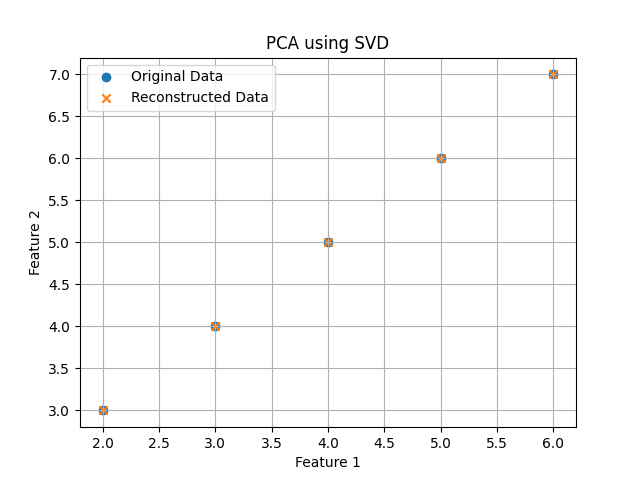

Python code for this plot:
import numpy as np
import matplotlib.pyplot as plt

# ----------------------------
# GIVEN DATA
# ----------------------------
X = np.array([
    [2,3],
    [3,4],
    [4,5],
    [5,6],
    [6,7]
])

# ----------------------------
# STEP 1: MEAN CENTERING
# ----------------------------
mean = np.mean(X, axis=0)
X_centered = X - mean

# ----------------------------
# STEP 2: SVD DECOMPOSITION
# X = U Σ Vᵀ
# ----------------------------
U, S, VT = np.linalg.svd(X_centered)

# ----------------------------
# STEP 3: SELECT k COMPONENTS
# ----------------------------
k = 1
V_k = VT[:k].T

# ----------------------------
# STEP 4: PROJECT DATA
# ----------------------------
X_reduced = X_centered @ V_k

print("Reduced Data:\n", X_reduced)

# ----------------------------
# STEP 5: RECONSTRUCT DATA
# ----------------------------
X_reconstructed = X_reduced @ V_k.T + mean

# ----------------------------
# PLOT DATA
# ----------------------------
plt.figure()

plt.scatter(X[:,0], X[:,1], label="Original Data")
plt.scatter(X_reconstructed[:,0], X_reconstructed[:,1], marker='x', label="Reconstructed Data")

plt.xlabel("Feature 1")
plt.ylabel("Feature 2")
plt.title("PCA using SVD")
plt.legend()
plt.grid(True)

plt.show()
